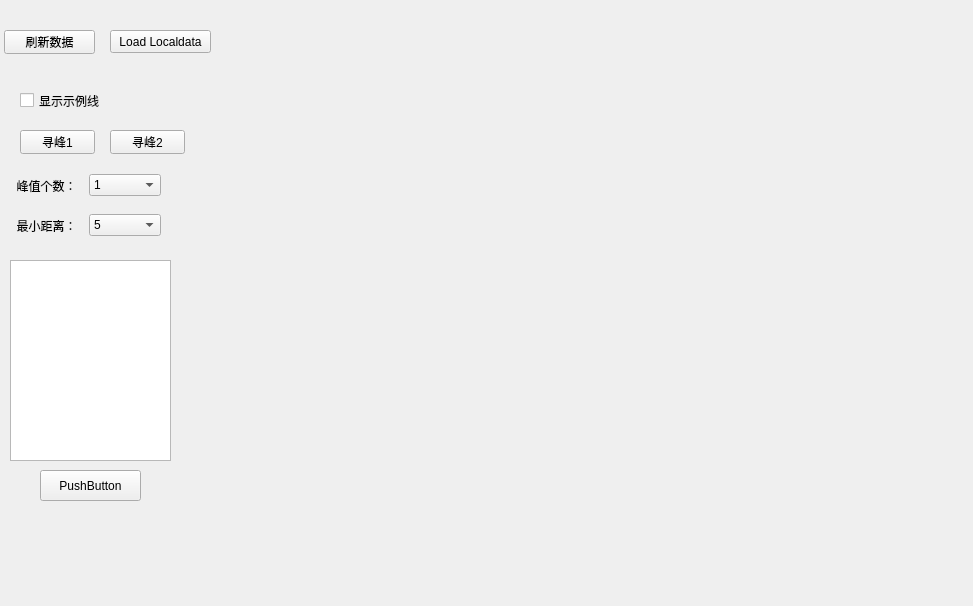
<?xml version="1.0" encoding="UTF-8"?>
<ui version="4.0">
 <class>adc</class>
 <widget class="QWidget" name="adc">
  <property name="geometry">
   <rect>
    <x>0</x>
    <y>0</y>
    <width>973</width>
    <height>606</height>
   </rect>
  </property>
  <property name="windowTitle">
   <string>Form</string>
  </property>
  <widget class="QPushButton" name="adc_refresh">
   <property name="geometry">
    <rect>
     <x>4</x>
     <y>30</y>
     <width>91</width>
     <height>24</height>
    </rect>
   </property>
   <property name="text">
    <string>刷新数据</string>
   </property>
  </widget>
  <widget class="QChartView" name="adc_QSpline" native="true">
   <property name="geometry">
    <rect>
     <x>210</x>
     <y>20</y>
     <width>741</width>
     <height>551</height>
    </rect>
   </property>
   <property name="minimumSize">
    <size>
     <width>400</width>
     <height>300</height>
    </size>
   </property>
  </widget>
  <widget class="QCheckBox" name="checkBox">
   <property name="geometry">
    <rect>
     <x>20</x>
     <y>80</y>
     <width>101</width>
     <height>41</height>
    </rect>
   </property>
   <property name="text">
    <string>显示示例线</string>
   </property>
  </widget>
  <widget class="QPushButton" name="pushButton">
   <property name="geometry">
    <rect>
     <x>20</x>
     <y>130</y>
     <width>75</width>
     <height>24</height>
    </rect>
   </property>
   <property name="text">
    <string>寻峰1</string>
   </property>
  </widget>
  <widget class="QTableView" name="peak_index">
   <property name="geometry">
    <rect>
     <x>10</x>
     <y>260</y>
     <width>161</width>
     <height>201</height>
    </rect>
   </property>
  </widget>
  <widget class="QPushButton" name="pushButton_2">
   <property name="geometry">
    <rect>
     <x>40</x>
     <y>470</y>
     <width>101</width>
     <height>31</height>
    </rect>
   </property>
   <property name="text">
    <string>PushButton</string>
   </property>
  </widget>
  <widget class="QPushButton" name="pushButton_3">
   <property name="geometry">
    <rect>
     <x>110</x>
     <y>130</y>
     <width>75</width>
     <height>24</height>
    </rect>
   </property>
   <property name="text">
    <string>寻峰2</string>
   </property>
  </widget>
  <widget class="QWidget" name="layoutWidget">
   <property name="geometry">
    <rect>
     <x>10</x>
     <y>210</y>
     <width>151</width>
     <height>31</height>
    </rect>
   </property>
   <layout class="QHBoxLayout" name="horizontalLayout_2">
    <item>
     <widget class="QLabel" name="label_27">
      <property name="text">
       <string>最小距离：</string>
      </property>
      <property name="alignment">
       <set>Qt::AlignCenter</set>
      </property>
     </widget>
    </item>
    <item>
     <widget class="QComboBox" name="min_distance">
      <item>
       <property name="text">
        <string>5</string>
       </property>
      </item>
      <item>
       <property name="text">
        <string>10</string>
       </property>
      </item>
      <item>
       <property name="text">
        <string>20</string>
       </property>
      </item>
      <item>
       <property name="text">
        <string>30</string>
       </property>
      </item>
      <item>
       <property name="text">
        <string>50</string>
       </property>
      </item>
      <item>
       <property name="text">
        <string>100</string>
       </property>
      </item>
      <item>
       <property name="text">
        <string>200</string>
       </property>
      </item>
     </widget>
    </item>
   </layout>
  </widget>
  <widget class="QWidget" name="layoutWidget">
   <property name="geometry">
    <rect>
     <x>10</x>
     <y>170</y>
     <width>151</width>
     <height>31</height>
    </rect>
   </property>
   <layout class="QHBoxLayout" name="horizontalLayout">
    <item>
     <widget class="QLabel" name="label_26">
      <property name="text">
       <string>峰值个数：</string>
      </property>
      <property name="alignment">
       <set>Qt::AlignCenter</set>
      </property>
     </widget>
    </item>
    <item>
     <widget class="QComboBox" name="peak_num">
      <item>
       <property name="text">
        <string>1</string>
       </property>
      </item>
      <item>
       <property name="text">
        <string>2</string>
       </property>
      </item>
      <item>
       <property name="text">
        <string>3</string>
       </property>
      </item>
      <item>
       <property name="text">
        <string>4</string>
       </property>
      </item>
      <item>
       <property name="text">
        <string>5</string>
       </property>
      </item>
      <item>
       <property name="text">
        <string>6</string>
       </property>
      </item>
     </widget>
    </item>
   </layout>
  </widget>
  <widget class="QPushButton" name="loadLocaldata">
   <property name="geometry">
    <rect>
     <x>110</x>
     <y>30</y>
     <width>101</width>
     <height>23</height>
    </rect>
   </property>
   <property name="text">
    <string>Load Localdata</string>
   </property>
  </widget>
 </widget>
 <customwidgets>
  <customwidget>
   <class>QChartView</class>
   <extends>QWidget</extends>
   <header location="global">qchartview.h</header>
   <container>1</container>
  </customwidget>
 </customwidgets>
 <resources/>
 <connections/>
</ui>
